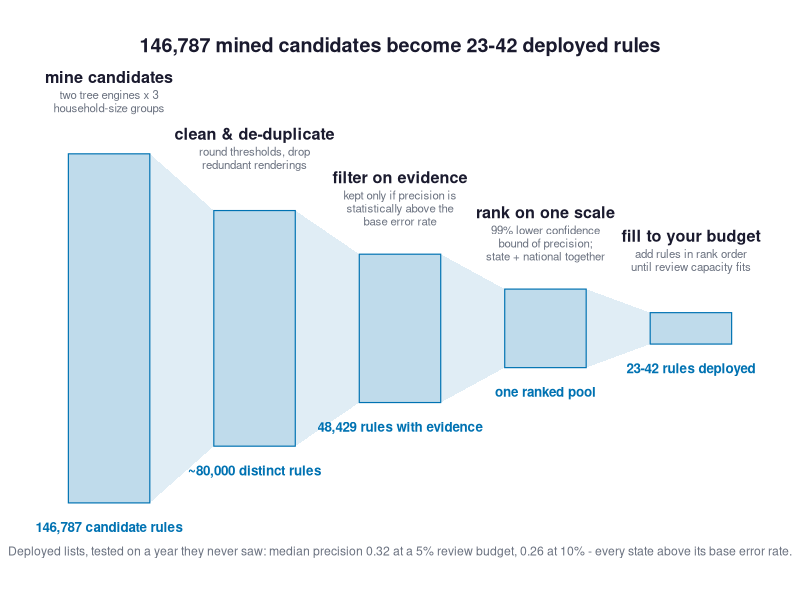
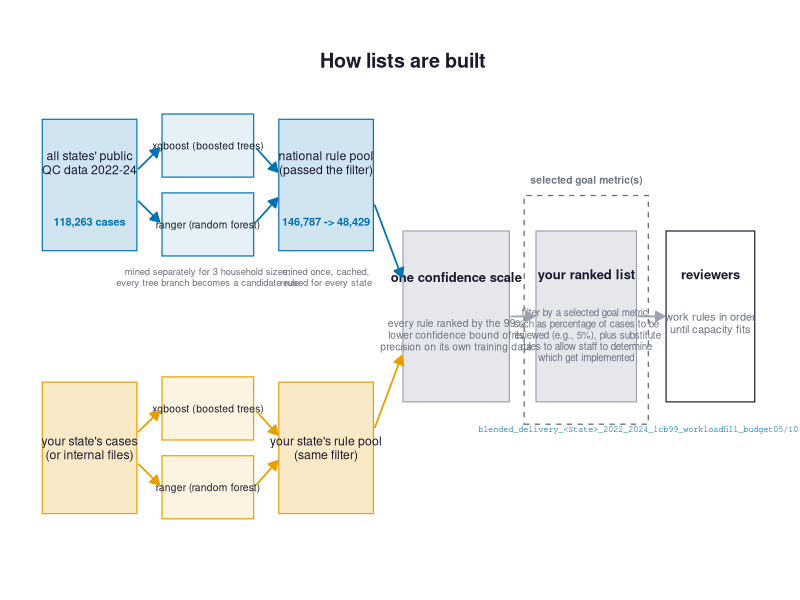
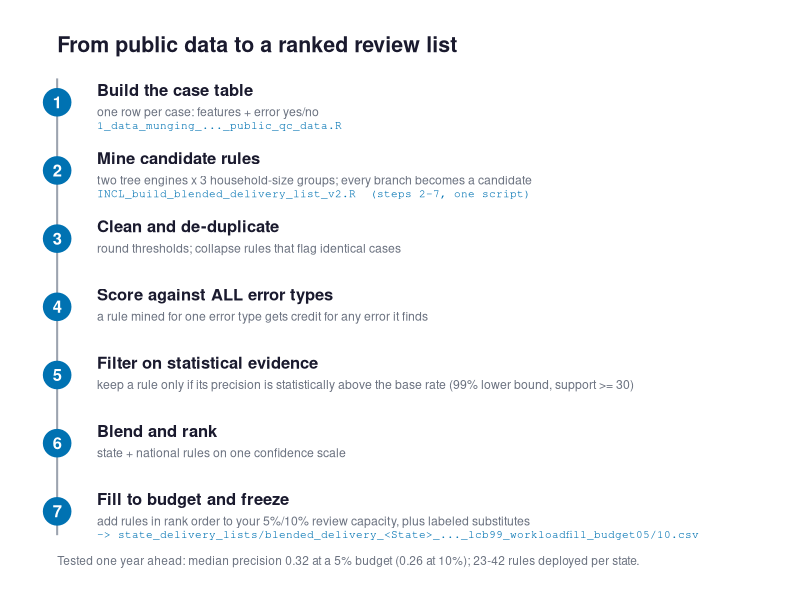

Here is the R script that generated these plots, in order:
# Three candidate figures explaining the delivery-list pipeline, for the deck.
# Audience: state program analysts. All counts/precision figures are from the
# published any-error recipe (national 2022-24 pool; blended benchmark,
# findings 14-16).
#   A  funnel: mine everything, trust little (stage counts)
#   B  two streams: national + state pools merge on one confidence scale
#   C  recipe card: numbered steps, what you run and what you get
# Output: presentation_figures/pipeline_option_{A,B,C}.png

suppressMessages(library(ggplot2))
dir.create("presentation_figures", showWarnings = FALSE)

INK    <- "#1a1a2e"   # primary text
MUTED  <- "#6b7280"   # secondary text
BOX    <- "#e5e7eb"   # neutral structure fill
EDGE   <- "#9ca3af"
BLUE   <- "#0072B2"   # national / pipeline accent (Okabe-Ito)
ORANGE <- "#E69F00"   # the state's own data accent (Okabe-Ito)

arrowspec <- arrow(length = unit(7, "pt"), type = "closed")

## ── Option A: the funnel ──────────────────────────────────────────────────────
stages <- data.frame(
  x = 1:5,
  half = c(2.0, 1.35, 0.85, 0.45, 0.18),
  title = c("mine candidates", "clean & de-duplicate", "filter on evidence",
            "rank on one scale", "fill to your budget"),
  sub = c("two tree engines x 3\nhousehold-size groups",
          "round thresholds, drop\nredundant renderings",
          "kept only if precision is\nstatistically above the\nbase error rate",
          "99% lower confidence\nbound of precision;\nstate + national together",
          "add rules in rank order\nuntil review capacity fits"),
  n = c("146,787 candidate rules", "~80,000 distinct rules",
        "48,429 rules with evidence", "one ranked pool",
        "23-42 rules deployed")
)
polys <- do.call(rbind, lapply(1:4, function(i) data.frame(
  id = i,
  x = c(stages$x[i] + 0.28, stages$x[i + 1] - 0.28,
        stages$x[i + 1] - 0.28, stages$x[i] + 0.28),
  y = c(stages$half[i], stages$half[i + 1],
        -stages$half[i + 1], -stages$half[i])
)))
pA <- ggplot() +
  geom_polygon(data = polys, aes(x, y, group = id), fill = BLUE, alpha = 0.12) +
  geom_rect(data = stages,
            aes(xmin = x - 0.28, xmax = x + 0.28, ymin = -half, ymax = half),
            fill = BLUE, alpha = 0.25, colour = BLUE, linewidth = 0.4) +
  geom_text(data = stages, aes(x, half + 0.95, label = title),
            fontface = "bold", size = 4.1, colour = INK, vjust = 1) +
  geom_text(data = stages, aes(x, half + 0.73, label = sub),
            size = 2.9, colour = MUTED, vjust = 1, lineheight = 0.95) +
  geom_text(data = stages, aes(x, -half - 0.22, label = n),
            size = 3.4, colour = BLUE, fontface = "bold", vjust = 1) +
  annotate("text", x = 3, y = 3.25,
           label = "146,787 mined candidates become 23-42 deployed rules",
           size = 5, fontface = "bold", colour = INK) +
  annotate("text", x = 3, y = -2.55,
           label = "Deployed lists, tested on a year they never saw: median precision 0.32 at a 5% review budget, 0.26 at 10% - every state above its base error rate.",
           size = 3.1, colour = MUTED) +
  coord_cartesian(xlim = c(0.5, 5.5), ylim = c(-2.8, 3.45)) +
  theme_void()
ggsave("presentation_figures/pipeline_option_A.png", pA,
       width = 11, height = 5.4, dpi = 300, bg = "white")

## ── Option B: two streams merge ───────────────────────────────────────────────
box <- function(x, y, w, h, fill, colour = NA) {
  annotate("rect", xmin = x - w/2, xmax = x + w/2, ymin = y - h/2, ymax = y + h/2,
           fill = fill, colour = colour, linewidth = 0.4)
}
lbl <- function(x, y, text, size = 3.4, col = INK, face = "plain", lh = 0.95)
  annotate("text", x = x, y = y, label = text, size = size, colour = col,
           fontface = face, lineheight = lh)
seg <- function(x1, y1, x2, y2, col = EDGE)
  annotate("segment", x = x1, y = y1, xend = x2, yend = y2,
           colour = col, linewidth = 0.6, arrow = arrowspec)

chip <- function(x, y, w, h, fill, colour, text, tsize = 2.6) {
  list(box(x, y, w, h, fill = fill, colour = colour),
       lbl(x, y, text, tsize, INK, lh = 0.9))
}
pB <- ggplot() +
  # ── national lane ──
  box(1.0, 3.0, 1.6, 1.0, fill = scales::alpha(BLUE, 0.18), colour = BLUE) +
  lbl(1.0, 3.17, "all states' public
QC data 2022-24", 3.1, INK) +
  lbl(1.0, 2.72, "118,263 cases", 2.8, BLUE, "bold") +
  chip(3.0, 3.30, 1.55, 0.48, scales::alpha(BLUE, 0.10), BLUE,
       "xgboost (boosted trees)") +
  chip(3.0, 2.70, 1.55, 0.48, scales::alpha(BLUE, 0.10), BLUE,
       "ranger (random forest)") +
  lbl(3.0, 2.30, "mined separately for 3 household sizes;
every tree branch becomes a candidate rule", 2.4, MUTED) +
  seg(1.82, 3.12, 2.18, 3.28, BLUE) + seg(1.82, 2.88, 2.18, 2.72, BLUE) +
  seg(3.82, 3.28, 4.18, 3.10, BLUE) + seg(3.82, 2.72, 4.18, 2.90, BLUE) +
  box(5.0, 3.0, 1.6, 1.0, fill = scales::alpha(BLUE, 0.18), colour = BLUE) +
  lbl(5.0, 3.17, "national rule pool
(passed the filter)", 3.1, INK) +
  lbl(5.0, 2.72, "146,787 -> 48,429", 2.8, BLUE, "bold") +
  lbl(5.0, 2.30, "mined once, cached,
reused for every state", 2.4, MUTED) +
  # ── state lane ──
  box(1.0, 1.0, 1.6, 1.0, fill = scales::alpha(ORANGE, 0.22), colour = ORANGE) +
  lbl(1.0, 1.0, "your state's cases
(or internal files)", 3.1, INK) +
  chip(3.0, 1.30, 1.55, 0.48, scales::alpha(ORANGE, 0.12), ORANGE,
       "xgboost (boosted trees)") +
  chip(3.0, 0.70, 1.55, 0.48, scales::alpha(ORANGE, 0.12), ORANGE,
       "ranger (random forest)") +
  seg(1.82, 1.12, 2.18, 1.28, ORANGE) + seg(1.82, 0.88, 2.18, 0.72, ORANGE) +
  seg(3.82, 1.28, 4.18, 1.10, ORANGE) + seg(3.82, 0.72, 4.18, 0.90, ORANGE) +
  box(5.0, 1.0, 1.6, 1.0, fill = scales::alpha(ORANGE, 0.22), colour = ORANGE) +
  lbl(5.0, 1.0, "your state's rule pool
(same filter)", 3.1, INK) +
  # ── merge on one scale ──
  box(7.2, 2.0, 1.8, 1.3, fill = BOX, colour = EDGE) +
  lbl(7.2, 2.30, "one confidence scale", 3.3, INK, "bold") +
  lbl(7.2, 1.86, "every rule ranked by the 99%
lower confidence bound of its
precision on its own training data", 2.6, MUTED) +
  seg(5.82, 2.85, 6.28, 2.30, BLUE) +
  seg(5.82, 1.15, 6.28, 1.70, ORANGE) +
  # ── frozen list ──
  annotate("rect", xmin = 8.35, xmax = 10.45, ymin = 1.18, ymax = 2.92,
           fill = NA, colour = MUTED, linewidth = 0.45, linetype = "dashed") +
  lbl(9.4, 3.04, "selected goal metric(s)", 2.6, MUTED, "bold") +
  box(9.4, 2.0, 1.7, 1.3, fill = BOX, colour = EDGE) +
  lbl(9.4, 2.32, "your ranked list", 3.3, INK, "bold") +
  lbl(9.4, 1.86, "filter by a selected goal metric,
such as percentage of cases to be
reviewed (e.g., 5%), plus substitute
rules to allow staff to determine
which get implemented", 2.5, MUTED) +
  seg(8.12, 2.0, 8.52, 2.0) +
  # ── deployment ──
  box(11.5, 2.0, 1.5, 1.3, fill = "white", colour = INK) +
  lbl(11.5, 2.32, "reviewers", 3.3, INK, "bold") +
  lbl(11.5, 1.95, "work rules in order
until capacity fits", 2.8, MUTED) +
  seg(10.27, 2.0, 10.72, 2.0) +
  annotate("text", x = 10.45, y = 1.14, hjust = 0.5, label = "blended_delivery_<State>_2022_2024_lcb99_workloadfill_budget05/10.csv",
           size = 2.2, colour = BLUE, family = "mono") +
  lbl(6.3, 3.95, "How lists are built", 5, INK, "bold") +
  coord_cartesian(xlim = c(0.1, 12.4), ylim = c(0.05, 4.2)) +
  theme_void()
ggsave("presentation_figures/pipeline_option_B.png", pB,
       width = 13.2, height = 4.9, dpi = 300, bg = "white")

## ── Option C: the recipe card ─────────────────────────────────────────────────
steps <- data.frame(
  y = 7:1,
  n = 1:7,
  title = c("Build the case table",
            "Mine candidate rules",
            "Clean and de-duplicate",
            "Score against ALL error types",
            "Filter on statistical evidence",
            "Blend and rank",
            "Fill to budget and freeze"),
  what = c("one row per case: features + error yes/no",
           "two tree engines x 3 household-size groups; every branch becomes a candidate",
           "round thresholds; collapse rules that flag identical cases",
           "a rule mined for one error type gets credit for any error it finds",
           "keep a rule only if its precision is statistically above the base rate (99% lower bound, support >= 30)",
           "state + national rules on one confidence scale",
           "add rules in rank order to your 5%/10% review capacity, plus labeled substitutes"),
  runs = c("1_data_munging_..._public_qc_data.R",
           "INCL_build_blended_delivery_list_v2.R  (steps 2-7, one script)",
           "", "", "", "",
           "-> state_delivery_lists/blended_delivery_<State>_..._lcb99_workloadfill_budget05/10.csv")
)
pC <- ggplot(steps) +
  annotate("segment", x = 0.32, xend = 0.32, y = 0.65, yend = 7.35,
           colour = EDGE, linewidth = 0.7) +
  geom_point(aes(x = 0.32, y = y), size = 9, colour = BLUE) +
  geom_text(aes(x = 0.32, y = y, label = n), colour = "white",
            size = 4.2, fontface = "bold") +
  geom_text(aes(x = 0.55, y = y + 0.18, label = title), hjust = 0,
            size = 4.2, fontface = "bold", colour = INK) +
  geom_text(aes(x = 0.55, y = y - 0.14, label = what), hjust = 0,
            size = 3.1, colour = MUTED) +
  geom_text(aes(x = 0.55, y = y - 0.34, label = runs), hjust = 0,
            size = 2.8, colour = BLUE, family = "mono") +
  annotate("text", x = 0.32, y = 7.85, hjust = 0,
           label = "From public data to a ranked review list",
           size = 5.4, fontface = "bold", colour = INK) +
  annotate("text", x = 0.32, y = 0.28, hjust = 0,
           label = "Tested one year ahead: median precision 0.32 at a 5% budget (0.26 at 10%); 23-42 rules deployed per state.",
           size = 3.0, colour = MUTED) +
  coord_cartesian(xlim = c(0.2, 4.4), ylim = c(0.1, 8.1)) +
  theme_void()
ggsave("presentation_figures/pipeline_option_C.png", pC,
       width = 9, height = 7, dpi = 300, bg = "white")

cat("wrote pipeline_option_A/B/C.png\n")
